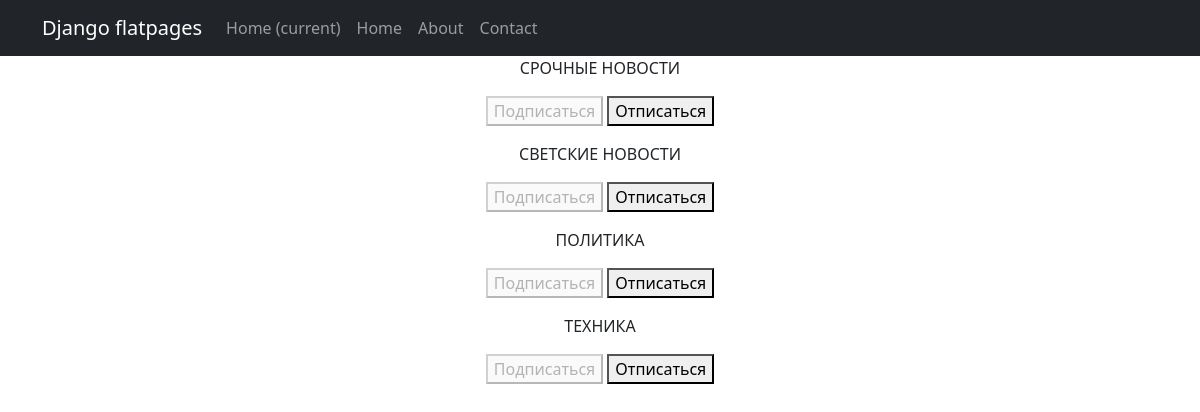
The page /news/subscriptions/ (signed in) on the database its author committed.
### news/models.py (models this page shows, shortened)
class Category(models.Model):
    category_name = models.CharField(max_length=255, unique=True)
    gossip = 'GS'
    policy = 'PO'
    technology = 'TH'
    bullet = 'BL'
    TEMATIC = [
        (gossip, 'СВЕТСКИЕ НОВОСТИ'),
        (policy, 'ПОЛИТИКА'),
        (technology, 'ТЕХНИКА'),
        (bullet, 'СРОЧНЫЕ НОВОСТИ')
    ]
    thematic = models.CharField(max_length=2, choices=TEMATIC, unique=True,)
    subscribers = models.ManyToManyField(User, blank=True, related_name='categories')

### news/views.py (the view, shortened to what this page needs)
# urls.py: path('subscriptions/', subscriptions, name='subscriptions'),
@login_required
@csrf_protect
def subscriptions(request):
    categories_with_subscriptions = Category.objects.annotate(
        user_subscribed=Exists(
            Subscription.objects.filter(
                user=request.user,
                category=OuterRef('pk'),
            )
        )
    ).order_by('thematic')
    return render(
        request,
        'subscriptions.html',
        {'categories': categories_with_subscriptions},
    )

### templates/subscriptions.html (shortened to what this page needs)
{% extends 'flatpages/default.html' %}
{% block content %}
    {% for category in categories  %}
        <p>
            {{ category.get_thematic_display }}
            <form method="post">
                {% if category.user_subscribed %}
                    <button disabled>Подписаться</button>
                    <button name="action" value="unsubscribe">Отписаться</button>
                {% else %}
                    <button name="action" value="subscribe">Подписаться</button>
                    <button disabled>Отписаться</button>
                {% endif %}
            </form>
        </p>
    {% endfor %}
{% endblock content %}

### rows shown on the page
Category: thematic "СРОЧНЫЕ НОВОСТИ", shows "Подписаться"
Category: thematic "СВЕТСКИЕ НОВОСТИ", shows "Подписаться"
Category: thematic "ПОЛИТИКА", shows "Подписаться"
Category: thematic "ТЕХНИКА", shows "Подписаться"
